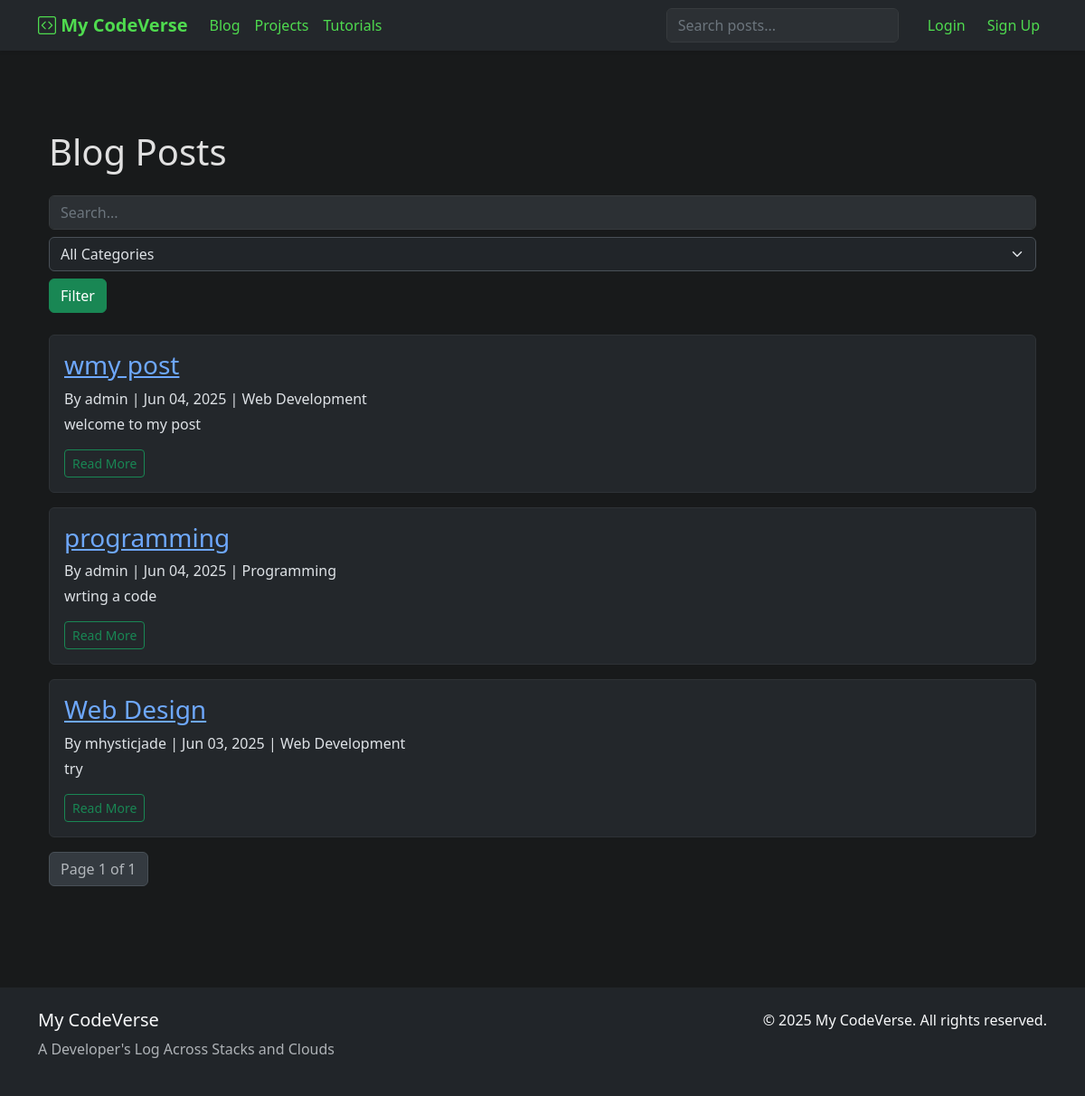
The page /blog/ on the database as committed earlier.
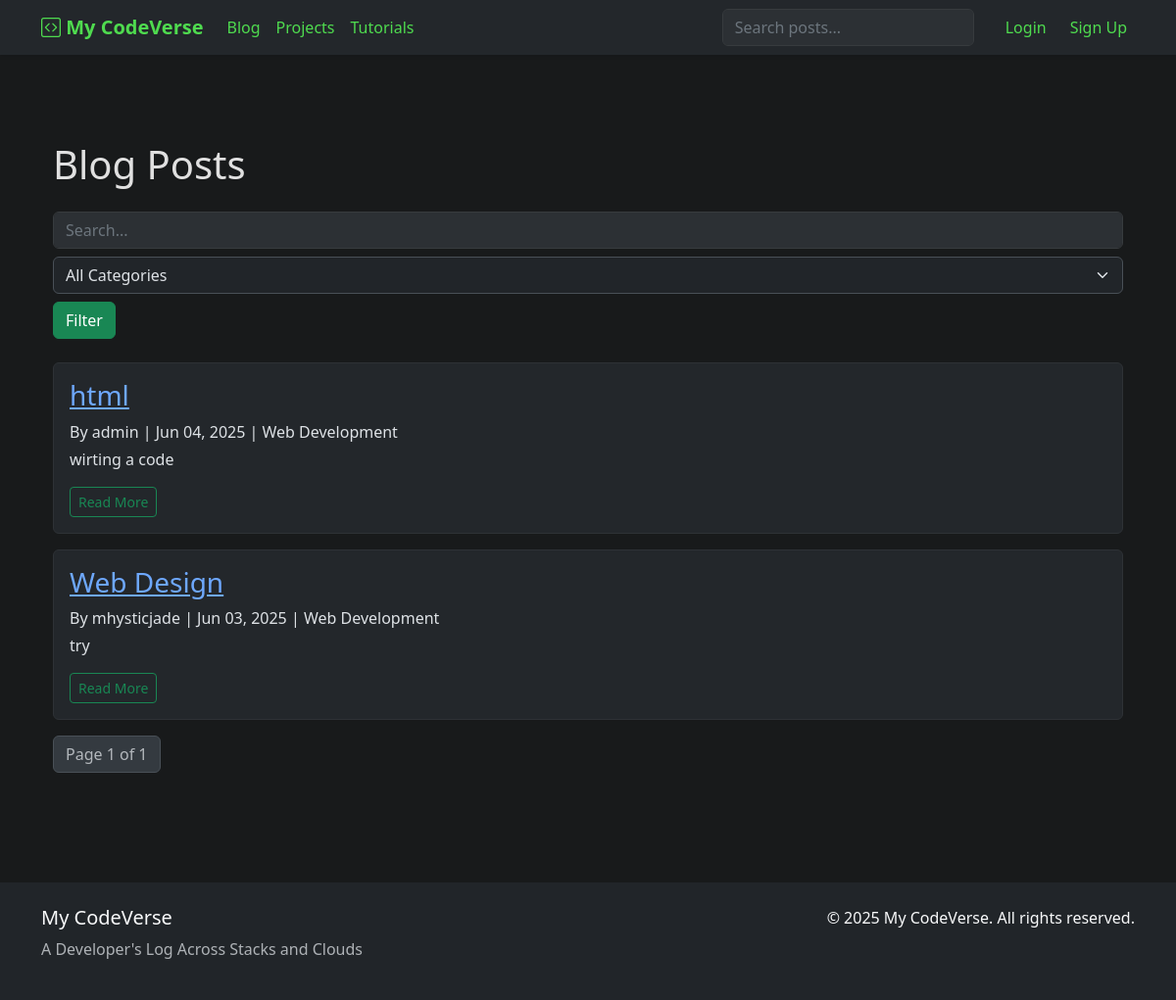
The same page on the database as committed later.
### main/models.py (models this page shows, shortened)
class BlogPost(models.Model):
    title = models.CharField(max_length=200)
    slug = models.SlugField(unique=True)
    author = models.ForeignKey(User, on_delete=models.CASCADE)
    category = models.ForeignKey(BlogCategory, on_delete=models.SET_NULL, null=True)
    content = models.TextField()
    created_at = models.DateTimeField(auto_now_add=True)
    updated_at = models.DateTimeField(auto_now=True)
    featured = models.BooleanField(default=False)
    likes = models.ManyToManyField(User, related_name='liked_posts', blank=True)
    shares = models.ManyToManyField(User, related_name='shared_posts', blank=True)

class BlogCategory(models.Model):
    name = models.CharField(max_length=50, unique=True)
    icon = models.CharField(max_length=10, blank=True, help_text="Emoji or icon for category")
    def __str__(self):
        return self.name

### main/views.py (the view)
# urls.py: path('blog/', views.blog_list, name='blog_list'),
def blog_list(request):
    query = request.GET.get('q')
    category = request.GET.get('category')
    posts = BlogPost.objects.all().order_by('-created_at')
    if query:
        posts = posts.filter(Q(title__icontains=query) | Q(content__icontains=query))
    if category:
        posts = posts.filter(category__name=category)
    paginator = Paginator(posts, 5)
    page_number = request.GET.get('page')
    page_obj = paginator.get_page(page_number)
    categories = BlogCategory.objects.all()
    return render(request, 'blog_list.html', {'page_obj': page_obj, 'categories': categories})

### main/templates/blog_list.html (shortened to what this page needs)
{% extends 'base.html' %}
{% block content %}
<div class="container mt-5">
    <h1 class="mb-4">Blog Posts</h1>
    <form method="get" class="mb-4">
        <input type="text" name="q" placeholder="Search..." value="{{ request.GET.q }}" class="form-control mb-2" />
        <select name="category" class="form-select mb-2">
            <option value="">All Categories</option>
        </select>
        <button type="submit" class="btn btn-success">Filter</button>
    </form>
    {% for post in page_obj %}
    <div class="card mb-3 card-custom">
        <div class="card-body">
            <h3><a href="{% url 'blog_detail' slug=post.slug %}">{{ post.title }}</a></h3>
            <p class="mb-1">By {{ post.author }} | {{ post.created_at|date:'M d, Y' }} | {{ post.category }}</p>
            <p>{{ post.content|truncatewords:30 }}</p>
            <a href="{% url 'blog_detail' slug=post.slug %}" class="btn btn-outline-success btn-sm">Read More</a>
        </div>
    </div>
    {% empty %}
    <p>No blog posts found.</p>
    {% endfor %}
    <nav>
        <ul class="pagination">
            <li class="page-item disabled"><span class="page-link">Page {{ page_obj.number }} of {{ page_obj.paginator.num_pages }}</span></li>
        </ul>
    </nav>
</div>
{% endblock %}

### main/templates/base.html (shortened to what this page needs)
<!DOCTYPE html>
<html lang="en" data-bs-theme="dark">
<head>
    <link href="https://cdn.jsdelivr.net/npm/bootstrap@5.3.3/dist/css/bootstrap.min.css" rel="stylesheet">
    <link rel="stylesheet" href="https://cdn.jsdelivr.net/npm/bootstrap-icons@1.11.3/font/bootstrap-icons.css">
    <link rel="stylesheet" href="/static/css/blog.css">
</head>
<body>
    <nav class="navbar navbar-expand-lg fixed-top shadow-sm">
        <div class="container">
            <a class="navbar-brand fw-bold" href="{% if user.is_authenticated %}{% url 'dashboard' %}{% else %}{% url 'home' %}{% endif %}">
                <i class="bi bi-code-square"></i> My CodeVerse
            </a>
            <div class="collapse navbar-collapse" id="navbarNav">
                <ul class="navbar-nav me-auto">
                    {% if not user.is_authenticated %}
                    <li class="nav-item">
                        <a class="nav-link" href="{% url 'blog_list' %}">Blog</a>
                    </li>
                    <li class="nav-item">
                        <a class="nav-link" href="{% url 'project_list' %}">Projects</a>
                    </li>
                    <li class="nav-item">
                        <a class="nav-link" href="{% url 'tutorial_list' %}">Tutorials</a>
                    </li>
                    {% endif %}
                </ul>
                <form class="d-flex ms-auto me-3" action="{% url 'search' %}" method="get">
                    <input class="form-control me-2" type="search" name="q" placeholder="Search posts..." aria-label="Search">
                </form>
                <ul class="navbar-nav align-items-center">
                    {% if user.is_authenticated %}
                        <li class="nav-item me-3">
                            <a class="nav-link position-relative" href="{% url 'notifications' %}">
                                <i class="bi bi-bell-fill"></i>
                                {% if user.notifications.filter.exists %}
                                    <span class="notification-badge">{{ user.notifications.filter.count }}</span>
                                {% endif %}
                            </a>
                        </li>
                        <li class="nav-item dropdown">
                            <a class="nav-link dropdown-toggle d-flex align-items-center" href="#" role="button" data-bs-toggle="dropdown">
                                <div class="user-avatar me-2">
                                    {{ user.username.0|upper }}
                                </div>
                                {{ user.username }}
                            </a>
                            <ul class="dropdown-menu dropdown-menu-end">
                                <li><a class="dropdown-item" href="{% url 'dashboard' %}"><i class="bi bi-speedometer2"></i> Dashboard</a></li>
                                <li><a class="dropdown-item" href="{% url 'profile' user.username %}"><i class="bi bi-person-circle"></i> My Profile</a></li>
                                <li><hr class="dropdown-divider"></li>
                                <li>
                                    <a class="dropdown-item text-danger" href="{% url 'logout' %}"
                                       onclick="event.preventDefault(); document.getElementById('logout-form').submit();">
                                        <i class="bi bi-box-arrow-right"></i> Logout
                                    </a>
                                    <form id="logout-form" action="{% url 'logout' %}" method="post" style="display: none;">
                                        {% csrf_token %}
                                    </form>
                                </li>
                            </ul>
                        </li>
                    {% else %}
                        <li class="nav-item">
                            <a class="nav-link" href="{% url 'login' %}">Login</a>
                        </li>
                        <li class="nav-item">
                            <a class="nav-link btn btn-success ms-2" href="{% url 'register' %}">Sign Up</a>
                        </li>
                    {% endif %}
                </ul>
            </div>
        </div>
    </nav>
    <main class="container py-5 mt-5">
        {% block content %}{% endblock %}
    </main>
    <footer class="bg-dark text-light py-4 mt-5">
        <div class="container">
            <div class="row">
                <div class="col-md-6">
                    <h5>My CodeVerse</h5>
                    <p class="text-muted">A Developer's Log Across Stacks and Clouds</p>
                </div>
                <div class="col-md-6 text-end">
                    <p class="mb-0">© 2025 My CodeVerse. All rights reserved.</p>
                </div>
            </div>
        </div>
    </footer>
</body>
</html>

### main/static/css/blog.css (style rules this page uses)
.form-control { background-color: #2c3034; border-color: #373b3e; color: #e0e0e0; }
.form-control::placeholder { color: #6c757d; }
.card { background-color: #23272b; border: 1px solid #2e3236; }

### main/templates/base.html (style rules this page uses)
body { background-color: #181a1b; color: #e0e0e0; }
.navbar { background-color: #23272b !important; }
.navbar-brand, .nav-link { color: #4fdb4f !important; }

Rows that differ between the two databases and show on the page:
removed BlogPost: title "wmy post", author "admin", created_at "Jun 04, 2025", category "Web Development", content "welcome to my post"
removed BlogPost: title "programming", author "admin", created_at "Jun 04, 2025", category "Programming", content "wrting a code"
added BlogPost: title "html", author "admin", created_at "Jun 04, 2025", category "Web Development", content "wirting a code"
